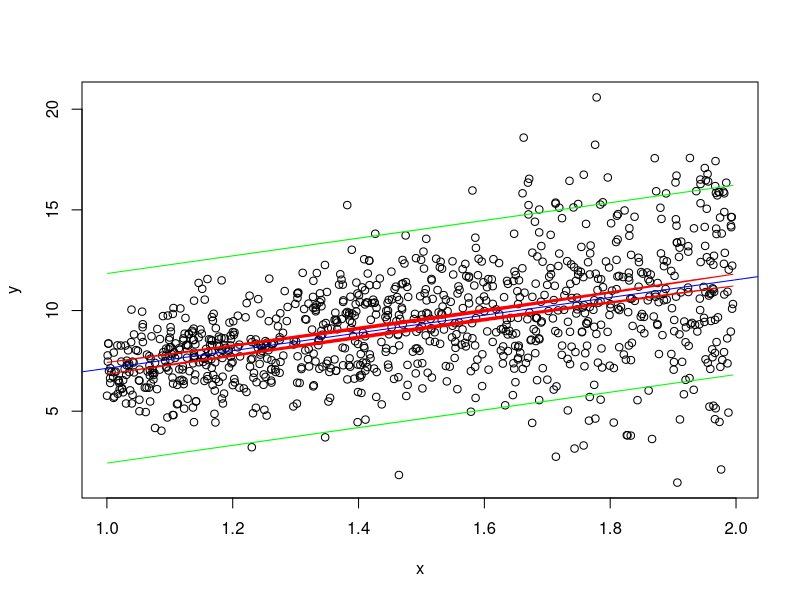

Source code (R): (Note: this script raises an error after producing the figure.)
n = 1000
x = runif(n,1,2)
b0 = 2
b1 = 5
sigma2 = 1
e = rnorm(n,0,x^2*sigma2)
y = b0+b1*x+e

plot(x,y) 

model_lm = lm(y~x)
summary(model_lm)


# Agregar la recta de regresión
abline(model_lm, col = "blue")

# Obtener el intervalo de confianza de la recta media
int_conf <- predict(model_lm, interval = "confidence", level = 0.95)

# Agregar el intervalo de confianza de la recta media
lines(x, int_conf[, "lwr"], col = "red", lty = 2)  # Línea inferior
lines(x, int_conf[, "upr"], col = "red", lty = 2)  # Línea superior

# Obtener el intervalo de predicción
int_pred <- predict(model_lm, interval = "prediction", level = 0.95)

# Agregar el intervalo de predicción
lines(x, int_pred[, "lwr"], col = "green", lty = 2)  # Línea inferior
lines(x, int_pred[, "upr"], col = "green", lty = 2)  # Línea superior

R^2 = 1-SCE/SCT
